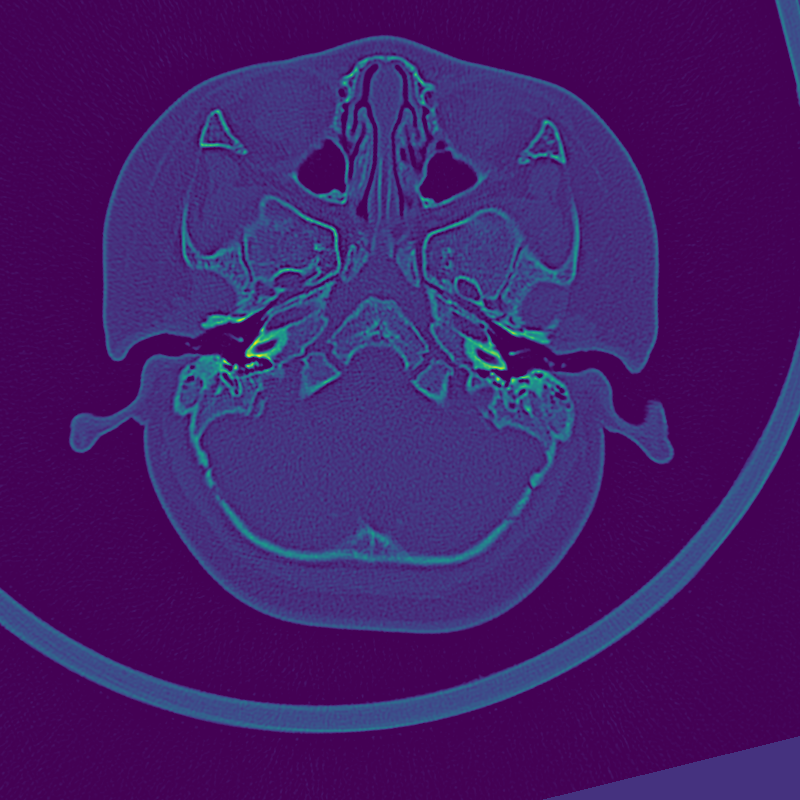
%> input picture UNet_erwo/image/test/data/0.png, 800 x 800 px
$ octave black.m   (GNU Octave 9; MATLAB toolbox functions it lacks are replaced by stand-ins)
%> lines starting %> are read from the running program, lines starting %| are printed output that depends on the picture
% BY   SCOTT                                                                                                                                              % red2blue
% change red to blue
clear all;
clc;
rgb = imread('D:\Python-project\UNet_erwo\image\test\data\0.png');
%> rgb is the input picture: size 800x800x3 uint8; mean R, G, B 66.8, 29.1, 105.3
figure;
imshow(rgb);
R=rgb(:,:,1); %red
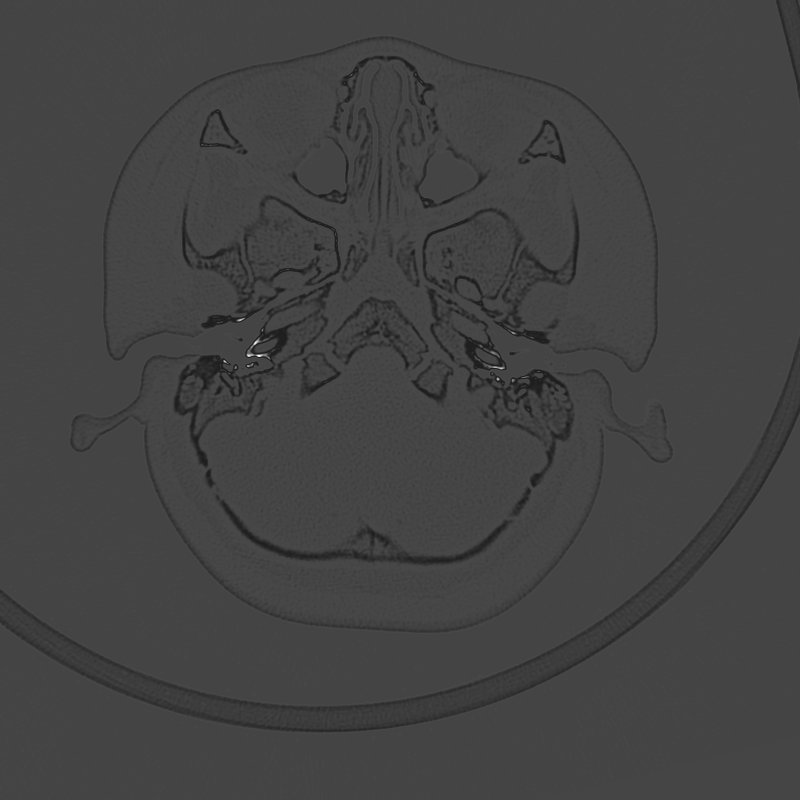
%> R: size 800x800 uint8; min 30, max 253, mean 66.8
G=rgb(:,:,2); %green
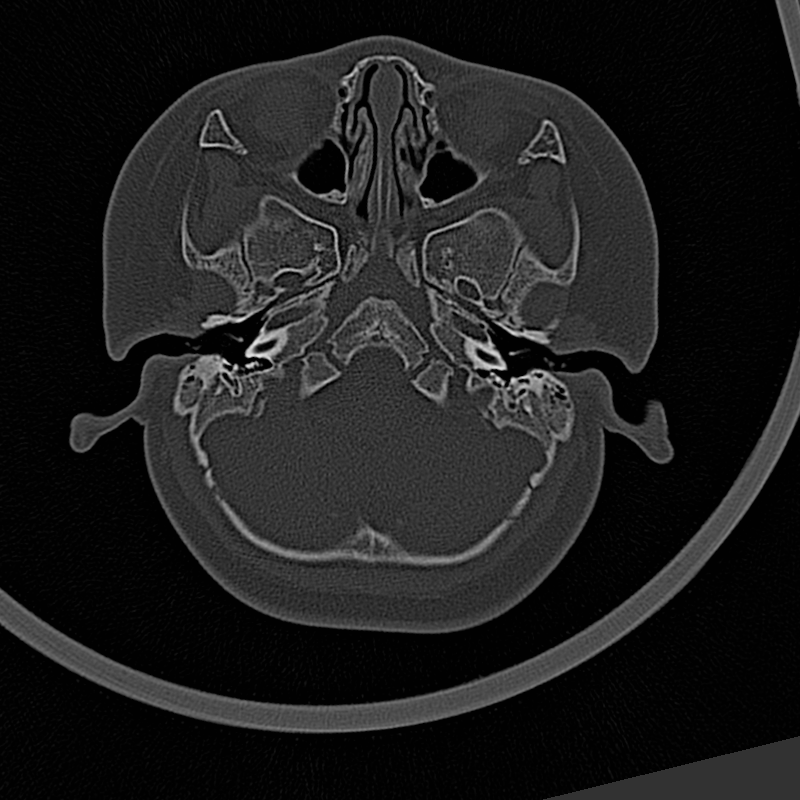
%> G: size 800x800 uint8; min 1, max 231, mean 29.1
B=rgb(:,:,3); %blue
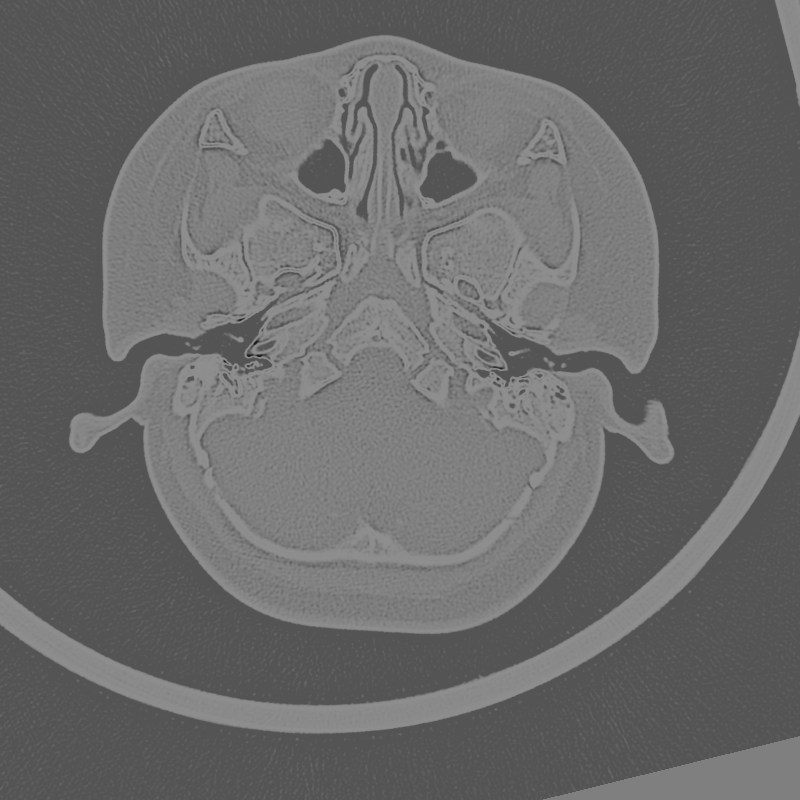
%> B: size 800x800 uint8; min 24, max 142, mean 105.3
[x,y,z]=size(rgb);
%> x = 800; y = 800; z = 3
for i=1:x
    for j=1:y
        if( (R(i,j) >= 180) && (R(i,j) <=255) && (G(i,j) <50) && (B(i,j) <50) )
            R(i,j) = 0;
            G(i,j) = 162;
            B(i,j) = 232;
        end
    end
end

% in this way
% blue(:,:,1)=R(:,:);
% blue(:,:,2)=G(:,:);
% blue(:,:,3)=B(:,:);

% another way
for i=1:x
    for j=1:y
        blue(i,j,1) = R(i,j);
        blue(i,j,2) = G(i,j);
        blue(i,j,3) = B(i,j);
    end
end

figure;
imshow(blue);

$ run again, with UNet_erwo/image/test/data/1.png copied over UNet_erwo/image/test/data/0.png
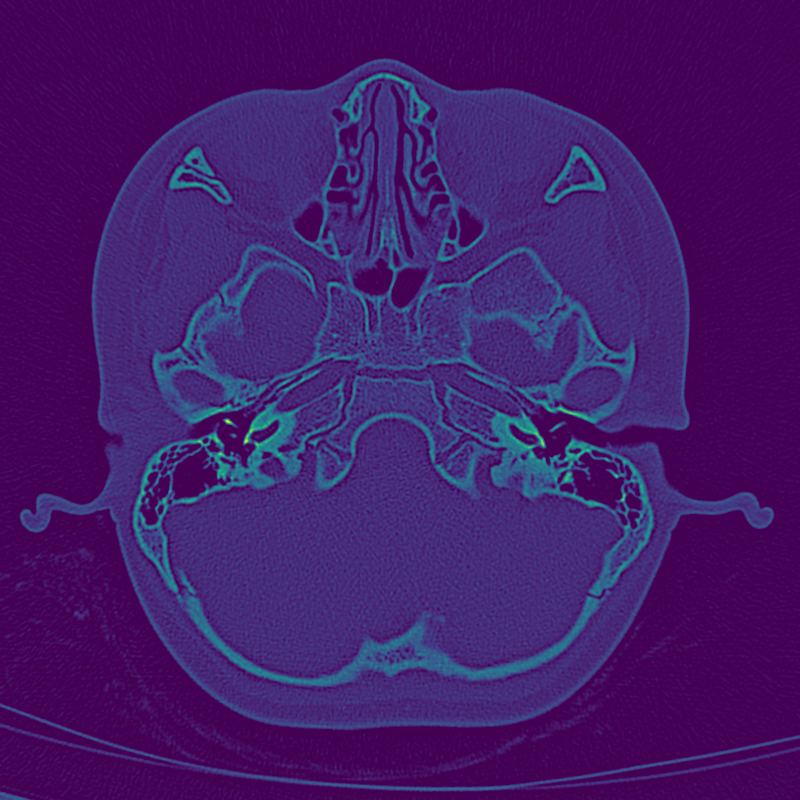
%> input picture UNet_erwo/image/test/data/1.png, 800 x 800 px
%> rgb is the input picture: size 800x800x3 uint8; mean R, G, B 67.7, 27.9, 105.3
%> `G=rgb(:,:,2);`:
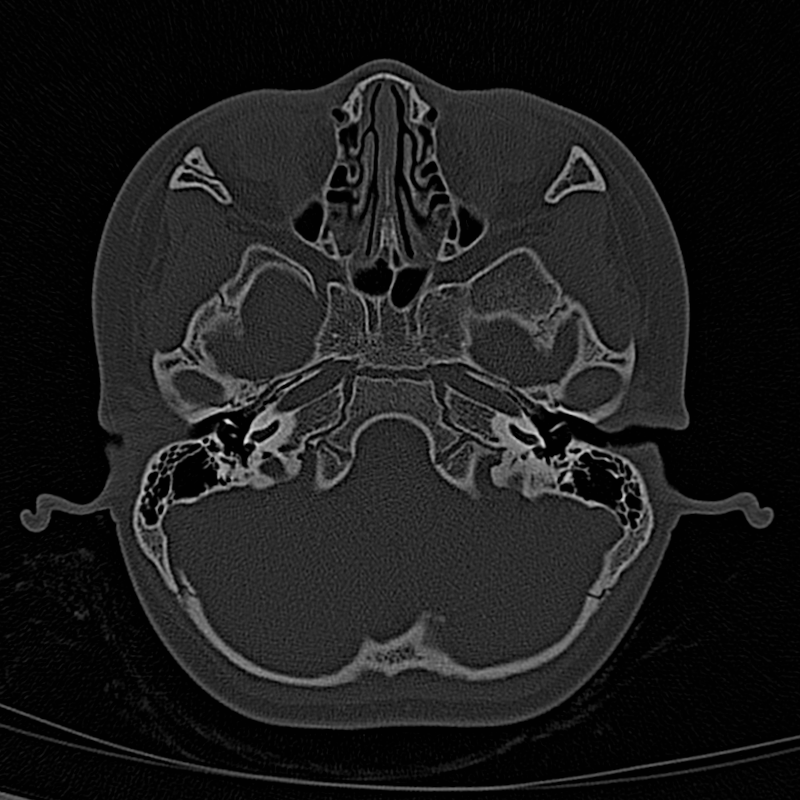
%> G: size 800x800 uint8; min 1, max 231, mean 27.9
%> `B=rgb(:,:,3);`:
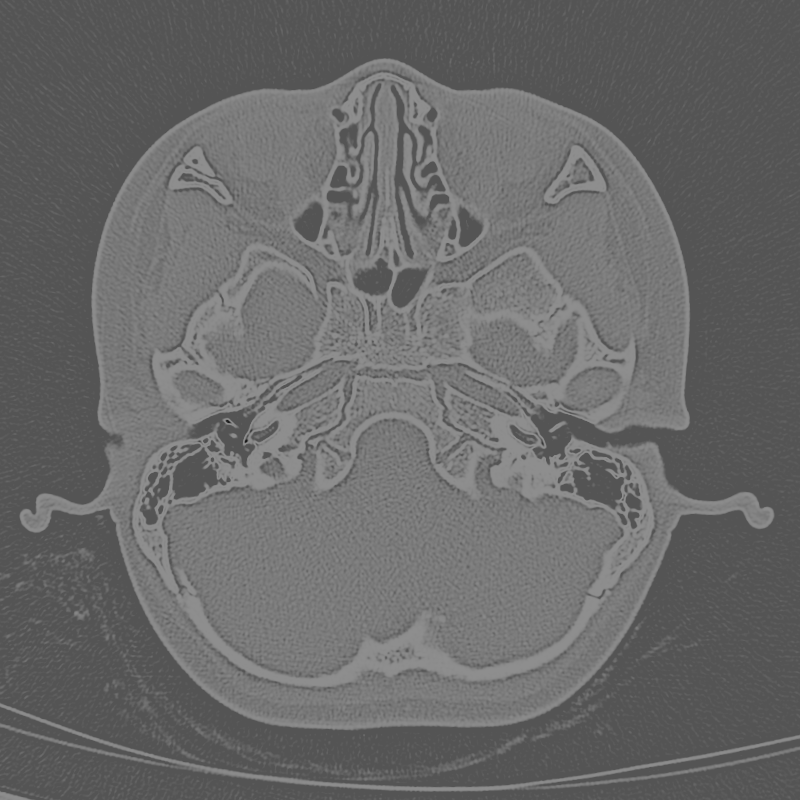
%> B: size 800x800 uint8; min 24, max 142, mean 105.3

$ run again, with UNet_erwo/image/test/data/10.png copied over UNet_erwo/image/test/data/0.png
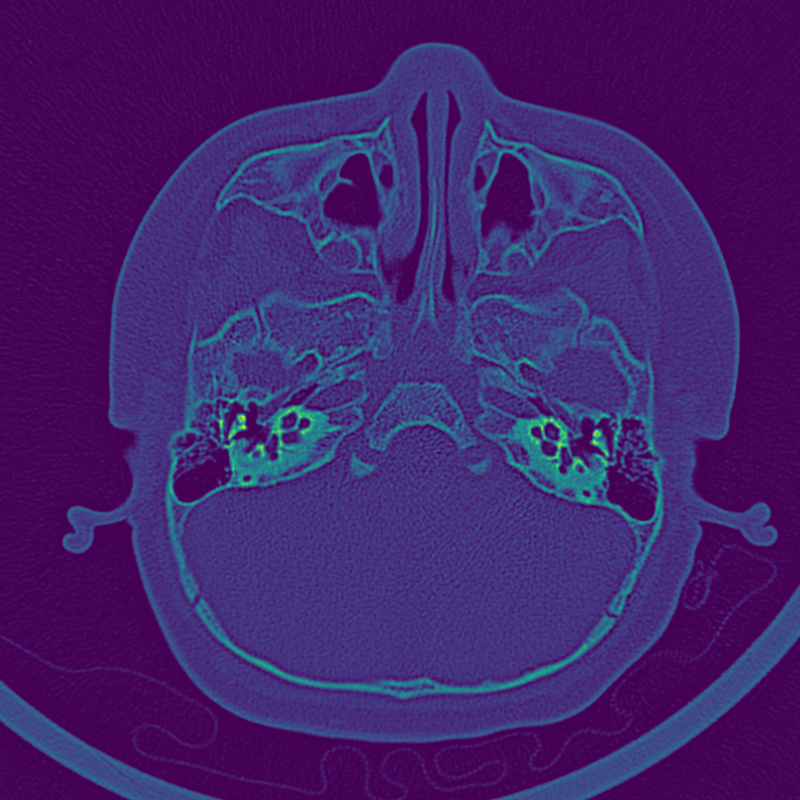
%> input picture UNet_erwo/image/test/data/10.png, 800 x 800 px
%> rgb is the input picture: size 800x800x3 uint8; mean R, G, B 66.8, 34.3, 109.5
%> `G=rgb(:,:,2);`:
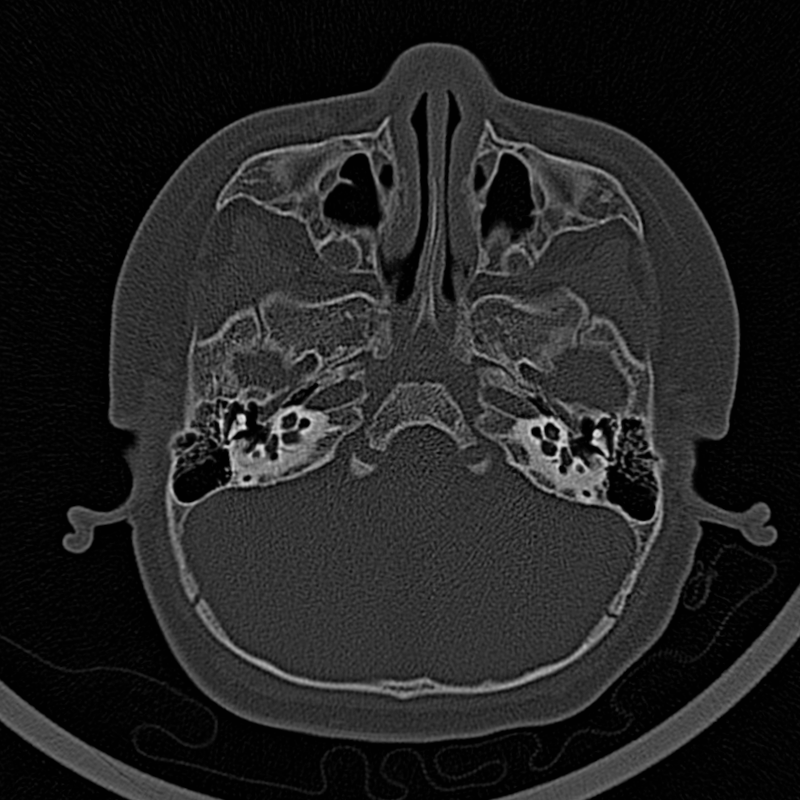
%> G: size 800x800 uint8; min 1, max 231, mean 34.3
%> `B=rgb(:,:,3);`:
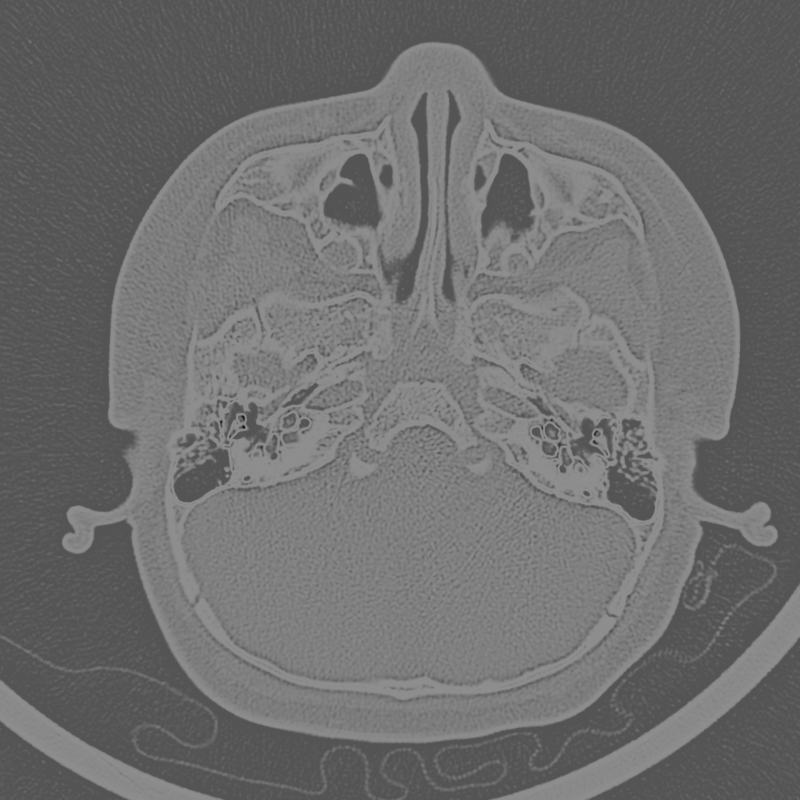
%> B: size 800x800 uint8; min 25, max 142, mean 109.5

$ run again, with UNet_erwo/image/test/data/11.png copied over UNet_erwo/image/test/data/0.png
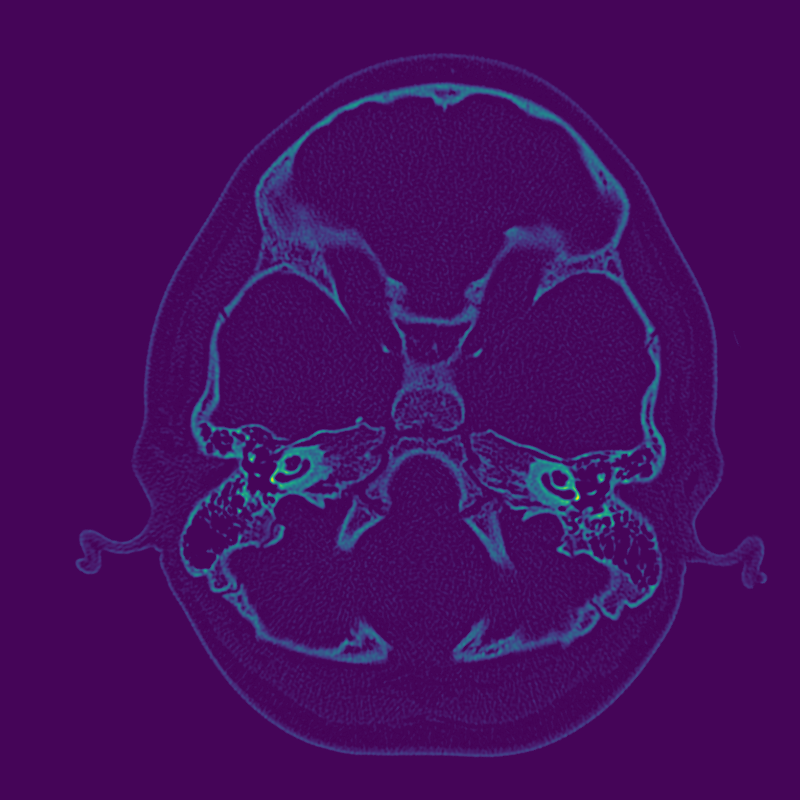
%> input picture UNet_erwo/image/test/data/11.png, 800 x 800 px
%> rgb is the input picture: size 800x800x3 uint8; mean R, G, B 68.6, 12.8, 93.9
%> `G=rgb(:,:,2);`:
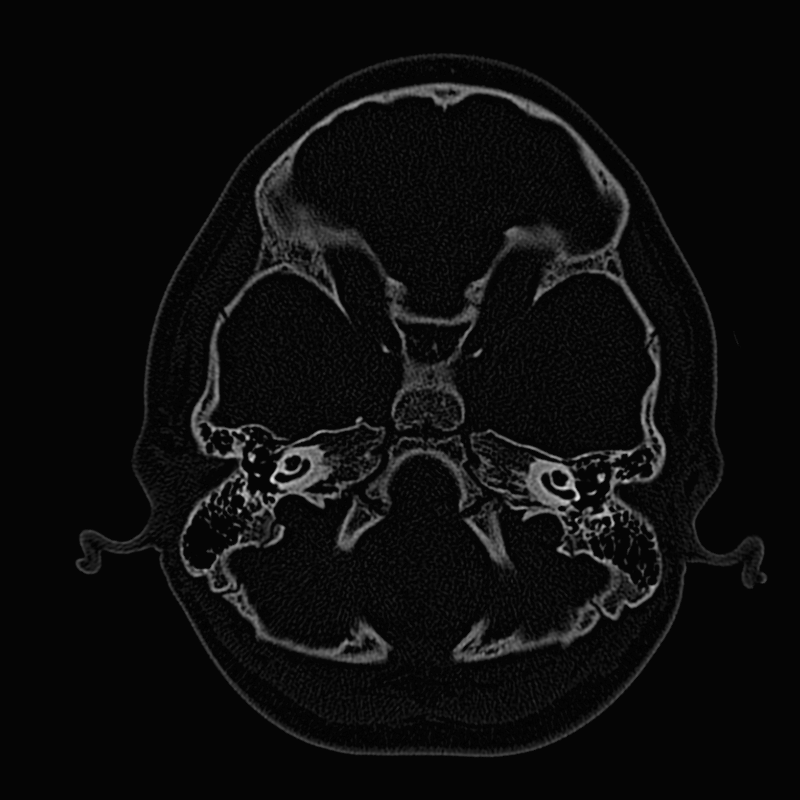
%> G: size 800x800 uint8; min 1, max 231, mean 12.8
%> `B=rgb(:,:,3);`:
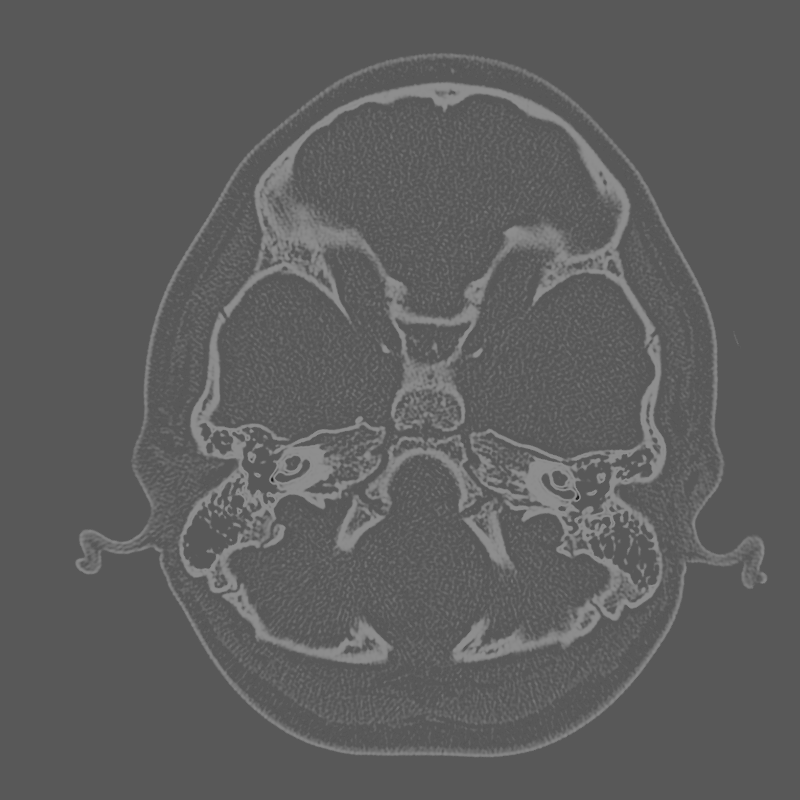
%> B: size 800x800 uint8; min 24, max 142, mean 93.9
